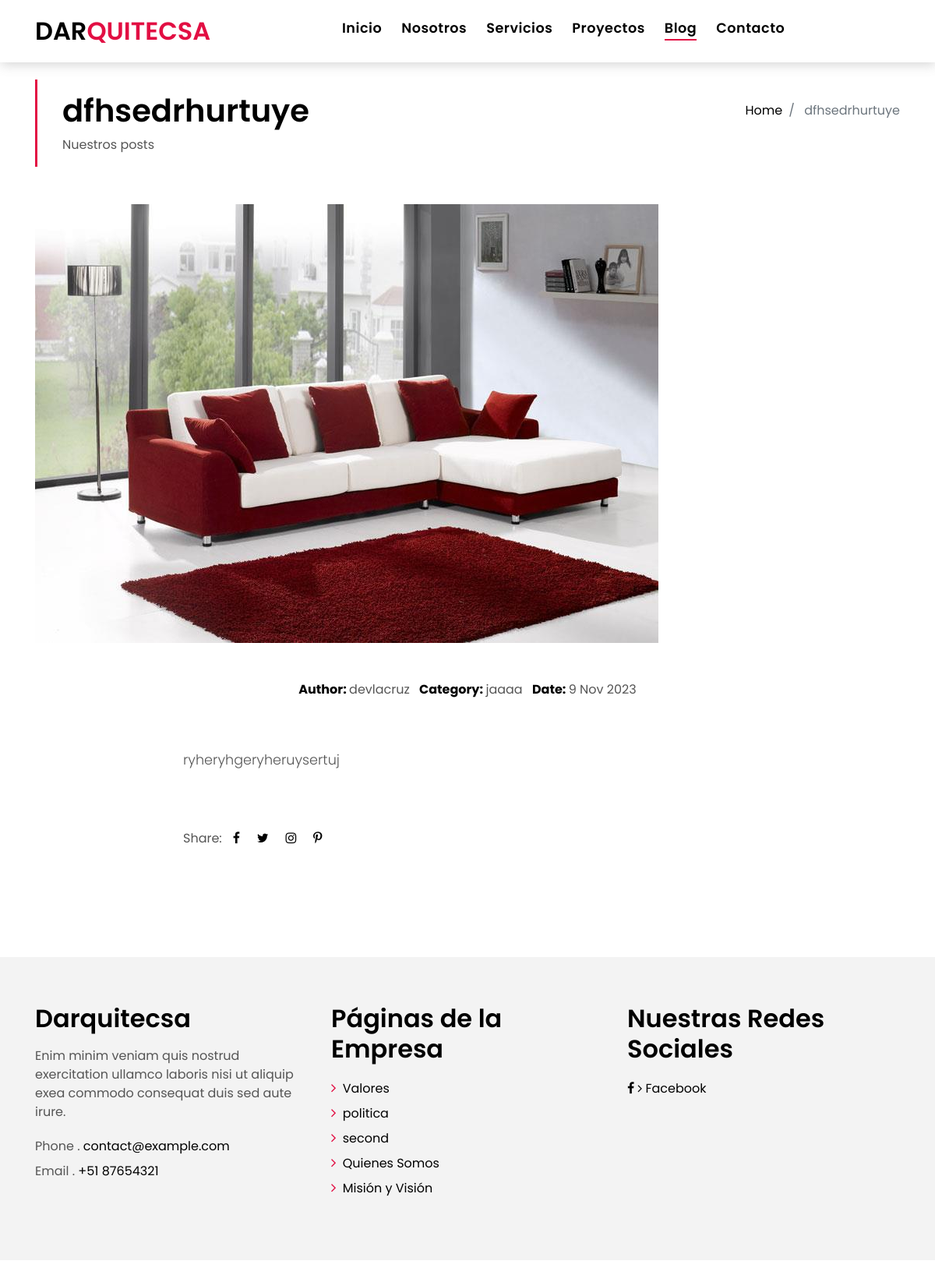
The page /blog/post/5/ on the database as committed earlier.
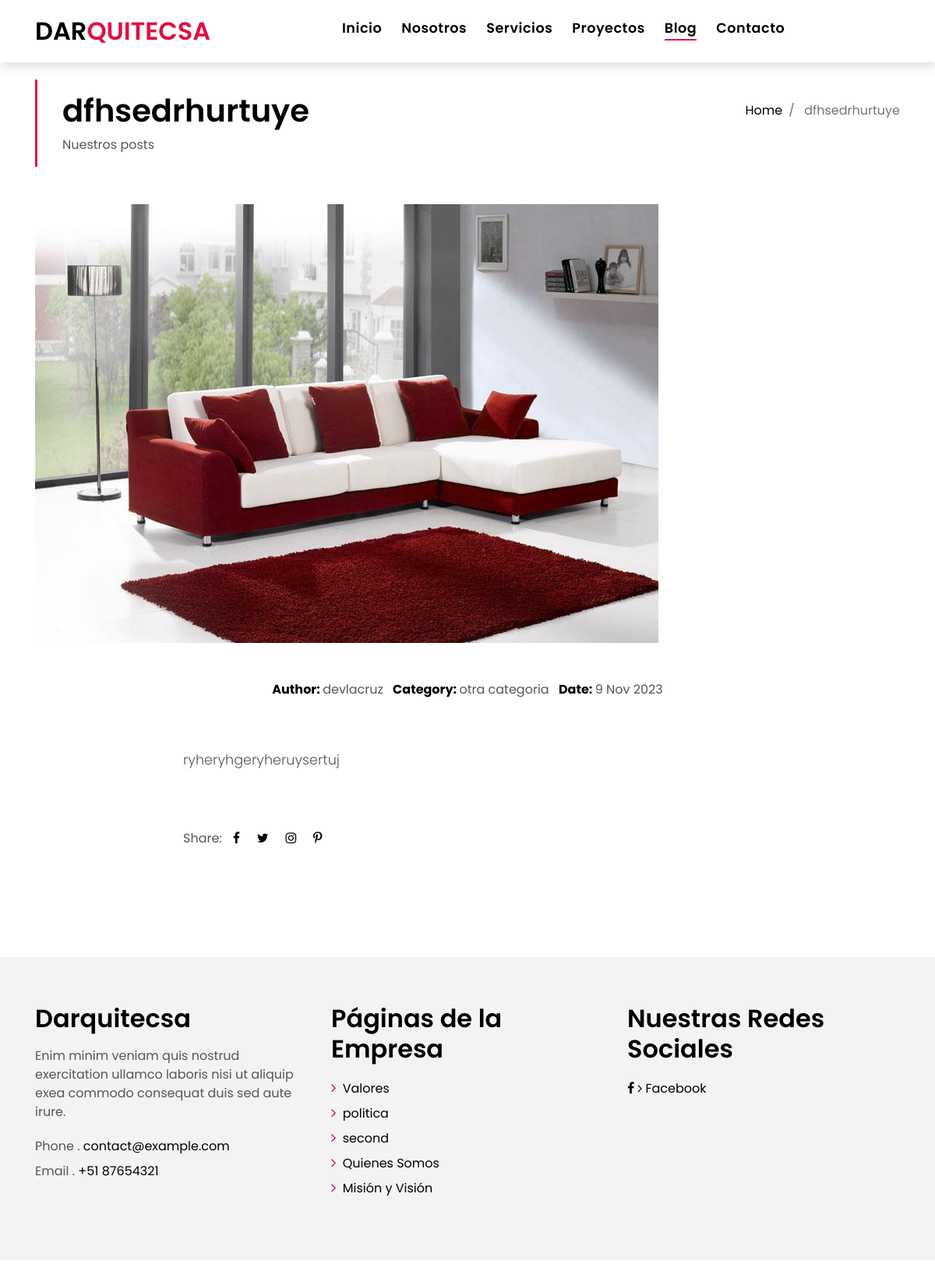
The same page on the database as committed later.
### blog/models.py (models this page shows, shortened)
class Category(models.Model):
    name = models.CharField(max_length=100, verbose_name='Nombre')
    created = models.DateTimeField(auto_now_add=True, verbose_name='Fecha de Creación')
    updated = models.DateTimeField(auto_now=True, verbose_name='Fecha de Edición')
    class Meta:
        verbose_name = 'Categoría'
        verbose_name_plural = 'Categorías'
        ordering = ['-created']

### blog/views.py (the view)
# urls.py: path('post/<int:post_id>/', views.blog_single_view, name='blog_single'),
def blog_single_view(request, post_id):
    post = Post.objects.get(pk=post_id)
    return render(request, 'blog/blog_single.html', {'post': post})

### pages/templatetags/pages_extras.py (called while the page is built)
@register.simple_tag
def get_page_list():
    pages= Page.objects.all()
    return pages

### social/processors.py (called while the page is built)
def ctx_dict(request):
    ctx={}
    links=Link.objects.all()
    for link in links:
        ctx[link.key]=link.url
    return ctx

### blog/templates/blog/blog_single.html (shortened to what this page needs)
{% extends 'core/base.html' %}
{% load static %}
{% block content %}
<section class="intro-single" style="margin-top: -90px;">
  <div class="container">
    <div class="row">
      <div class="col-md-12 col-lg-8">
        <div class="title-single-box">
          <h1 class="title-single">{{ post.title }}</h1>
          <span class="color-text-a">Nuestros posts</span>
        </div>
      </div>
      <div class="col-md-12 col-lg-4">
        <nav aria-label="breadcrumb" class="breadcrumb-box d-flex justify-content-lg-end">
          <ol class="breadcrumb">
            <li class="breadcrumb-item">
              <a href="{% url 'home' %}">Home</a>
            </li>
            <li class="breadcrumb-item active" aria-current="page">
              {{ post.title }}
            </li>
          </ol>
        </nav>
      </div>
    </div>
  </div>
</section>
<section class="news-single nav-arrow-b">
  <div class="container">
    <div class="row">
      <div class="col-sm-12">
        <div class="news-img-box">
          <img src="{{ post.image.url }}" alt="" class="img-fluid">
        </div>
      </div>
      <div class="col-md-10 offset-md-1 col-lg-8 offset-lg-2">
        <div class="post-information">
          <ul class="list-inline text-center color-a">
            <li class="list-inline-item mr-2">
              <strong>Author: </strong>
              <span class="color-text-a">{{ post.author }}</span>
            </li>
            <li class="list-inline-item mr-2">
              <strong>Category: </strong>
              {% for category in post.categories.all %}
              <span class="color-text-a">{{ category.name }}</span>
              {% endfor %}
            </li>
            <li class="list-inline-item">
              <strong>Date: </strong>
              <span class="color-text-a">{{ post.published|date:"j M Y" }}</span>
            </li>
          </ul>
        </div>
        <div class="post-content color-text-a">
          {{ post.content|safe }}
        </div>
        <div class="post-footer">
          <div class="post-share">
            <span>Share: </span>
            <ul class="list-inline socials">
              <li class="list-inline-item">
                <a href="#">
                  <i class="fa fa-facebook" aria-hidden="true"></i>
                </a>
              </li>
              <li class="list-inline-item">
                <a href="#">
                  <i class="fa fa-twitter" aria-hidden="true"></i>
                </a>
              </li>
              <li class="list-inline-item">
                <a href="#">
                  <i class="fa fa-instagram" aria-hidden="true"></i>
                </a>
              </li>
              <li class="list-inline-item">
                <a href="#">
                  <i class="fa fa-pinterest-p" aria-hidden="true"></i>
                </a>
              </li>
            </ul>
          </div>
        </div>
      </div>
    </div>
  </div>
</section>
  {% endblock %}

Rows that differ between the two databases and show on the page:
changed Category: name "jaaaa" → "otra categoria"
